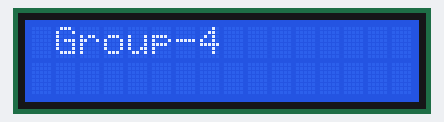
The sketch below on a simulated Arduino Uno, built with avr-gcc and run on an emulated ATmega328P. Parts: 16×2 character LCD.

Above: at 0.2 s.
At 0.7 s:
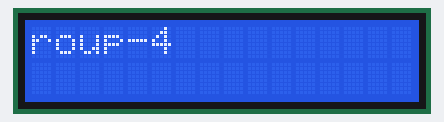
At 1.2 s:
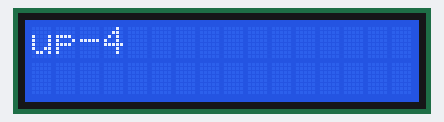
At 2.1 s:
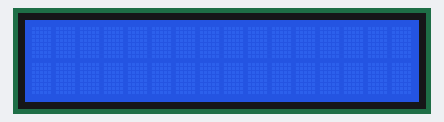
At 5.49 s:
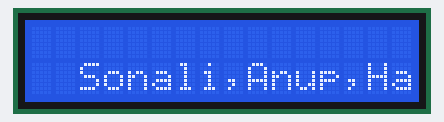
At 8.9 s:
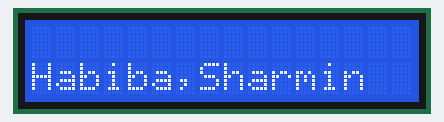

The sketch:

sCROLLINGdISPLAYtEST.ino
```cpp
#include <LiquidCrystal_I2C.h> // includes the I2C library

LiquidCrystal_I2C lcd(0x27, 16, 2); // set the address for the I2C module, and the lines and characters per line

void setup()
{
  lcd.init(); // initialize the lcd
  lcd.backlight(); // turn on the backlight
}

void loop()
{
  // First message scrolling
  lcd.clear();
  // lcd.setCursor(1, 0); // set cursor to (0,0)
  // lcd.print("Group-4"); // print message at (0,0)
  lcd.setCursor(2, 0); // set cursor to (2,1)
  lcd.print("Group-4"); // print message at (3,0)


  for (int positionCounter = 0; positionCounter < 16; positionCounter++) {
    lcd.scrollDisplayLeft(); // scroll the display to the left
    delay(250); // wait for 250ms between scrolls
  }

  delay(1000); // hold the display for a second

  // Second message scrolling
  lcd.clear();
  lcd.setCursor(4, 1); // set cursor to (3,0)
  // lcd.print("Group-4"); // print message at (3,0)
  lcd.print("Sonali,Anup,Habiba,Sharmin"); // print message at (2,1)
  // lcd.setCursor(0, 1); // set cursor to (0,1)
  // lcd.print("module"); // print message at (0,1)

  for (int positionCounter = 0; positionCounter < 16; positionCounter++) {
    lcd.scrollDisplayLeft(); // scroll the display to the left
    delay(250); // wait for 250ms between scrolls
  }

  delay(1000); // hold the display for a second
}
```

Measured:
- by itself, everything shown: repeats every 10.1 s, in 25 steps
- what the display in image 3 shows lasts 3.0 s, from 2.1 s to 5.1 s
- what the display in image 5 shows lasts 1.2 s, from 8.9 s to 10.1 s
